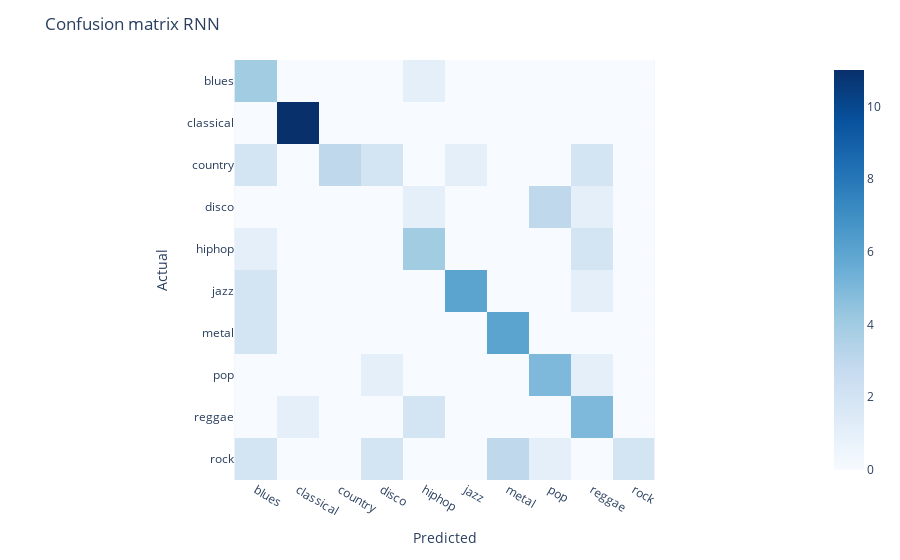

Notebook code cell kept with this figure:
### Code cell
rnn_eval = evaluate(rnn_model, X_val=X_val, name="RNN", plot=True, reshape=[-1, measurements, features])

### Figure 1 — Plotly figure (JSON) as saved in the notebook; plotly's stock layout.template omitted (floating-point values rounded to 4 significant figures)
{"data": [{"coloraxis": "coloraxis", "hovertemplate": "x: %{x}<br>y: %{y}<br>color: %{z}<extra></extra>", "name": "0", "type": "heatmap", "x": ["blues", "classical", "country", "disco", "hiphop", "jazz", "metal", "pop", "reggae", "rock"], "xaxis": "x", "y": ["blues", "classical", "country", "disco", "hiphop", "jazz", "metal", "pop", "reggae", "rock"], "yaxis": "y", "z": [[4, 0, 0, 0, 1, 0, 0, 0, 0, 0], [0, 11, 0, 0, 0, 0, 0, 0, 0, 0], [2, 0, 3, 2, 0, 1, 0, 0, 2, 0], [0, 0, 0, 0, 1, 0, 0, 3, 1, 0], [1, 0, 0, 0, 4, 0, 0, 0, 2, 0], [2, 0, 0, 0, 0, 6, 0, 0, 1, 0], [2, 0, 0, 0, 0, 0, 6, 0, 0, 0], [0, 0, 0, 1, 0, 0, 0, 5, 1, 0], [0, 1, 0, 0, 2, 0, 0, 0, 5, 0], [2, 0, 0, 2, 0, 0, 3, 1, 0, 2]]}], "layout": {"coloraxis": {"colorscale": [[0, "rgb(247,251,255)"], [0.125, "rgb(222,235,247)"], [0.25, "rgb(198,219,239)"], [0.375, "rgb(158,202,225)"], [0.5, "rgb(107,174,214)"], [0.625, "rgb(66,146,198)"], [0.75, "rgb(33,113,181)"], [0.875, "rgb(8,81,156)"], [1, "rgb(8,48,107)"]]}, "margin": {"t": 60}, "title": {"text": "Confusion matrix RNN"}, "xaxis": {"anchor": "y", "constrain": "domain", "domain": [0, 1], "scaleanchor": "y", "title": {"text": "Predicted"}}, "yaxis": {"anchor": "x", "autorange": "reversed", "constrain": "domain", "domain": [0, 1], "title": {"text": "Actual"}}}}
